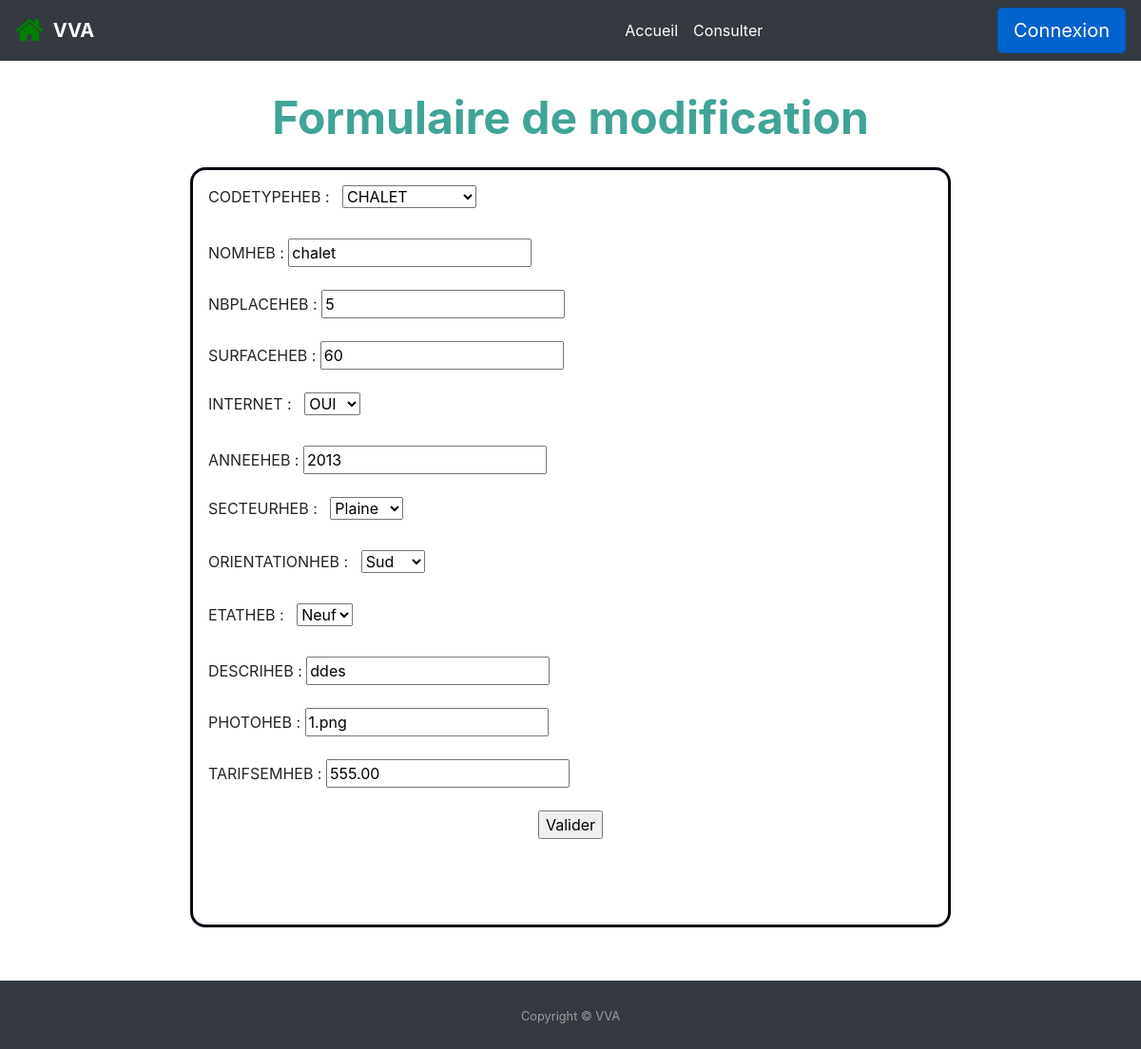
Screenshot of /page/hebergementModifier.php?noheb=1 with the database file from the repository.
### tables this page shows
CREATE TABLE `hebergement` (
  `NOHEB` int NOT NULL,
  `CODETYPEHEB` char(5) NOT NULL,
  `NOMHEB` char(40) DEFAULT NULL,
  `NBPLACEHEB` int DEFAULT NULL,
  `SURFACEHEB` int DEFAULT NULL,
  `INTERNET` tinyint(1) DEFAULT NULL,
  `ANNEEHEB` int DEFAULT NULL,
  `SECTEURHEB` char(15) DEFAULT NULL,
  `ORIENTATIONHEB` char(5) DEFAULT NULL,
  `ETATHEB` char(32) DEFAULT NULL,
  `DESCRIHEB` char(200) DEFAULT NULL,
  `PHOTOHEB` char(50) DEFAULT NULL,
  `TARIFSEMHEB` decimal(7,2) DEFAULT NULL
);

### includes/fonctions.php (called while the page is built, shortened)
<?php
function Connect()
{
    $con = mysqli_connect("localhost", "Os", "", "resa");
    return $con;
}
function GetHebergementNoheb($NOHEB)
{
    $con = Connect();
    mysqli_set_charset($con, "utf8");
    $listeNoehb = "SELECT * FROM hebergement WHERE NOHEB='" . $NOHEB . "'";
    $resul = mysqli_query($con, $listeNoehb);
    return $resul;
}

### page/hebergementModifier.php (the view, shortened to what this page needs)
<?php
require_once('../includes/fonctions.php');
require_once('..//includes/header.php');
if (isset($_GET)) {
  $res = GetHebergementNoheb($_GET['noheb']);
  $count = mysqli_num_rows($res);
  if ($count == 0) {
    echo "lE NUMERO D'HEBERGEMENT N'EXISTE PAS ";
  } else if ($count == 1) {
    $row = mysqli_fetch_array($res);
  }
}
?>
<!DOCTYPE html>
<html>
<body>
  <font size="10pt">
    <p align="center" style="color: #40A497" ;><strong>Formulaire de modification</strong></p>
  </font>
  <form class="forme" method="Post" action="../traitement/trt_modifier.php">
    <label for="CODETYPEHEB">
      <span>CODETYPEHEB : &nbsp </span>
    </label>
    <select type="text" name="CODETYPEHEB">
      <option value="CH" <?php if ($row['CODETYPEHEB'] == "CH") echo "selected"; ?>>CHALET</option>
    </select><br> &nbsp &nbsp &nbsp
    <br>
    NOMHEB : <input type="text" name="NOMHEB" value="<?php echo $row['NOMHEB']; ?>"><br>
    <br>
    NBPLACEHEB : <input type="int" name="NBPLACEHEB" value="<?php echo $row['NBPLACEHEB']; ?>"><br>
    <br>
    SURFACEHEB : <input type="int" name="SURFACEHEB" value="<?php echo $row['SURFACEHEB']; ?>"><br>
    <br>
    <label for="INTERNET">
      <span>INTERNET : &nbsp </span>
    </label>
    <select type="int" name="INTERNET">
      <option value="1" <?php if ($row['INTERNET'] == 1) echo "selected"; ?>>OUI</option>
    </select><br>
    <br>
    ANNEEHEB : <input type="int" name="ANNEEHEB" value="<?php echo $row['ANNEEHEB']; ?>"><br>
    <br>
    <label for="SECTEURHEB">
      <span>SECTEURHEB : &nbsp </span>
    </label>
    <select type="text" name="SECTEURHEB">
      <option value="Plaine" <?php if ($row['SECTEURHEB'] == "Plaine") echo "selected"; ?>>Plaine</option>
    </select><br>
    <br>
    <label for="ORIENTATIONHEB">
      <span>ORIENTATIONHEB : &nbsp </span>
    </label>
    <select type="text" name="ORIENTATIONHEB">
      <option value="sud" <?php if ($row['ORIENTATIONHEB'] == "sud") echo "selected"; ?>>Sud</option>
    </select><br>
    <br>
    <label for="ETATHEB">
      <span>ETATHEB : &nbsp </span>
    </label>
    <select type="text" name="ETATHEB">
      <option value="Neuf" <?php if ($row['ETATHEB'] == "Neuf") echo "selected"; ?>>Neuf</option>
    </select><br>
    <br>
    DESCRIHEB : <input type="text" name="DESCRIHEB" value="<?php echo $row['DESCRIHEB']; ?>"><br>
    <br>
    PHOTOHEB : <input type="text" name="PHOTOHEB" value="<?php echo $row['PHOTOHEB']; ?>"><br>
    <br>
    TARIFSEMHEB : <input type="int" name="TARIFSEMHEB" value="<?php echo $row['TARIFSEMHEB']; ?>"><br>
    <br>
    <center>
      <input type="submit" value="Valider">
    </center>
  </form>
</body>
<br>
<br>
<?php include "../includes/footer.php"; ?>
</html>

### style/style.css (style rules this page uses)
html { scroll-behavior: smooth; }
body { margin: 0px; padding: 0px; overflow-x: hidden; }

### page/hebergementModifier.php (style rules this page uses)
form.forme { margin: 0 auto; width: 800px; height: 800px; padding: 1em; border: 3px solid #CCC; border-radius: 1em; border-color: #070A13; }

### rows the page displays
hebergement: CODETYPEHEB "CHALET", NOMHEB "chalet", NBPLACEHEB "5", SURFACEHEB "60", INTERNET "OUI", ANNEEHEB "2013", SECTEURHEB "Plaine", ORIENTATIONHEB "Sud", ETATHEB "Neuf", DESCRIHEB "ddes", PHOTOHEB "1.png", TARIFSEMHEB "555.00"
